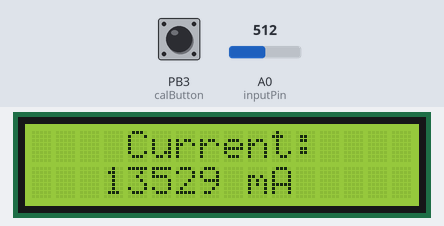
Recording of a sketch running on a simulated ATtiny85, built with avr-gcc and run on an emulated ATtiny85. On the bench: 16×2 character LCD. The test bench sets the inputs (shaded band); at power-on: A0 (inputPin) = 512, PB3 (calButton) HIGH.

Above: at 1.2 s.
1.3 s: A0 (inputPin) set to 90
At 2.3 s:
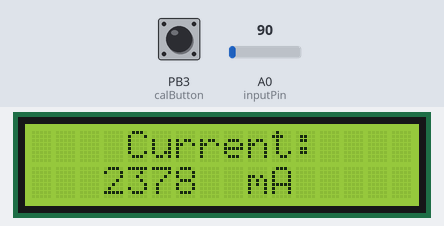
4.3 s: PB3 (calButton) pulled LOW for 1 s
At 6.2 s:
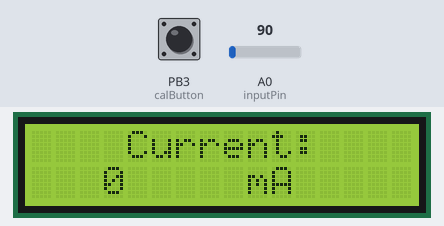
6.8 s: A0 (inputPin) set to 110
At 8.2 s:
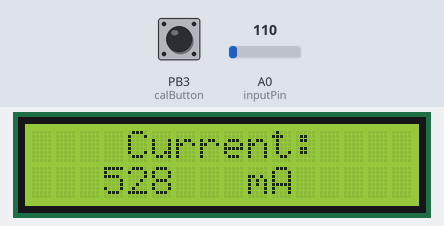
8.6 s: A0 (inputPin) set to 122
At 9.3 s:
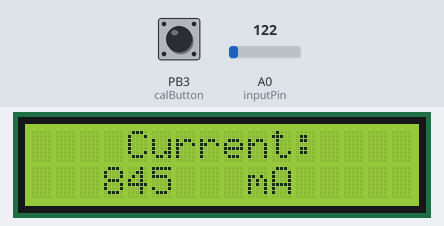
Timing chart, 0 to 11.4 s (numbered marks = the images above; inputs shaded):
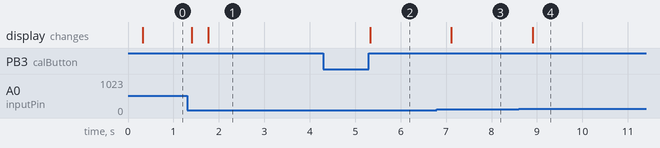

Measured:
- after the input at 1.3 s, the display: first changes after 0.11 s (image 1 shows a later state)
- after the input at 4.3 s, the display: changes after 1.0 s (image 2)
- after the input at 6.8 s, the display: changes after 0.32 s (image 3)
- after the input at 8.6 s, the display: changes after 0.31 s (image 4)

The sketch:

acs712__rev2.ino
```cpp
const byte  inputPin = A0;             // sensor input
const float sensitivity = 0.185;    // for 5Amps version,for 20 and 30 Amps check datasheet

int calButton = 3;    //button to calibrate the value to "zero" when no current is flowing
int buttonState;   //read the state of calibrate button
float sensorOut = 0.0;
float calvalue = 0.0;

#include <Wire.h>
#include <LiquidCrystal_I2C.h>
LiquidCrystal_I2C lcd(0x3F,16,2);

void setup() {

  lcd.init();          // initialize the lcd
  lcd.backlight();     //always turn on the backlight of LDC module
  Serial.begin(9600);
  pinMode (calButton, INPUT_PULLUP);
}

void loop() {

  // read sensor current and display on serial monitor
  measureCurrent();

  buttonState = digitalRead (calButton);  //check the state of the button
  if (buttonState == LOW)  {              // button pushed then run calibration code
     calvalue = calibrationFactor();      // put the calibration factor in calValue
     delay(100);

      buttonState = HIGH;           // before leaving this loop, turn the state of calibrate button HIGH
  }
  delay(100);
}


// measure current
int32_t measureCurrent() {

  // variables for taking average measurements
  int32_t sensorValue = 0;
  float Vcc = 0;

  // take the average of 100 samples
  for (int i = 0; i < 100; i++) {
    sensorValue =  sensorValue + analogRead(inputPin);
    Vcc = Vcc + readVcc();
  }
  sensorValue = (sensorValue / 100);
  Vcc = Vcc / 100;

  float sensorOut = ((Vcc / 1023) * sensorValue);   //analog voltage that appears on AO
  int32_t currentmA = ((sensorOut - calvalue) / sensitivity );  //math to convert analog voltage to current (in miliamps)
/*
  // for debugging

  Serial.print("sensor Value ");
  Serial.println(sensorValue);
  Serial.print("Vcc ");
  Serial.println(Vcc);
 // Serial.print("calibration Factor ");
  //Serial.println(calibrationFactor());
  Serial.print("sensor out ");
  Serial.println(sensorOut);
  Serial.print("current value ");
  Serial.println(currentmA);

  Serial.println("  ");

  //Serial.print("current value ");
  //Serial.println(calvalue);
  */

  //print values on lcd
  lcd.clear();
  lcd.setCursor(0,0);
  lcd.print("    Current:    ");
  lcd.setCursor(3,1);
  lcd.print(currentmA);
  lcd.setCursor(9,1);
  lcd.print("mA");

  return (currentmA);
}

//calculate the calibraation factor by doing same math as calculating analog pin volatge above
float calibrationFactor() {

  int32_t sensorValue1 = 0;
  float Vcc1 = 0;

  // take the average of 100 samples
  for (int j = 0; j < 100; j++) {
    sensorValue1 =  sensorValue1 + analogRead(inputPin);
    Vcc1 = Vcc1 + readVcc();
  }
  sensorValue1 = (sensorValue1 / 100);
  Vcc1 = Vcc1 / 100;
  float sensorOut1 = ((Vcc1 / 1023) * sensorValue1);
  return (sensorOut1);
}

//copied from internet
// ---------------------------------------------------
// calculate Vcc in mV from the 1.1V reference voltage
// ---------------------------------------------------
int32_t readVcc() {
  int32_t result = 5000L;

  // read 1.1V reference against AVcc - hardware dependent
  // set the reference to Vcc and the measurement to the internal 1.1V reference
  #if defined(__AVR_ATmega32U4__) || defined(__AVR_ATmega1280__) || defined(__AVR_ATmega2560__)
     ADMUX = _BV(REFS0) | _BV(MUX4) | _BV(MUX3) | _BV(MUX2) | _BV(MUX1);
     #elif defined (__AVR_ATtiny24__) || defined(__AVR_ATtiny44__) || defined(__AVR_ATtiny84__)
     ADMUX = _BV(MUX5) | _BV(MUX0);
     #elif defined (__AVR_ATtiny25__) || defined(__AVR_ATtiny45__) || defined(__AVR_ATtiny85__)
     ADMUX = _BV(MUX3) | _BV(MUX2);
  #else
    ADMUX = _BV(REFS0) | _BV(MUX3) | _BV(MUX2) | _BV(MUX1);
#endif

#if defined(__AVR__)
  delay(2);                         // wait for Vref to settle
  ADCSRA |= _BV(ADSC);              // convert, result is stored in ADC at end
  while (bit_is_set(ADCSRA, ADSC)); // measuring
  result = ADCL;                    // must read ADCL (low byte) first - it then locks ADCH
  result |= ADCH << 8;              // unlocks both
  result = 1125300L / result;       // back-calculate AVcc in mV; 1125300 = 1.1*1023*1000
#endif

  return (result);
}
```
